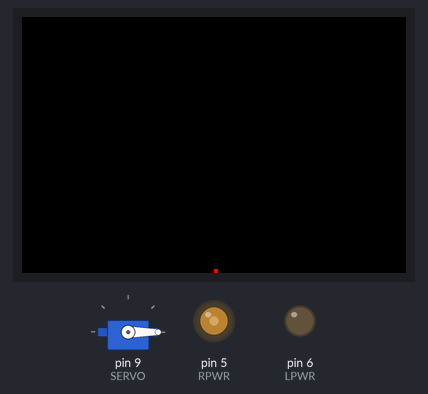
Bench run of a sketch on a simulated Arduino Uno, built for the host (arithmetic inside an expression is 32-bit, double 64-bit). Shown: 96×64 colour display, servo, output pins drawn as LEDs (lit = HIGH).

Above: at 0.2 s.
Timing chart, 0 to 1.7 s (numbered marks = the images above):
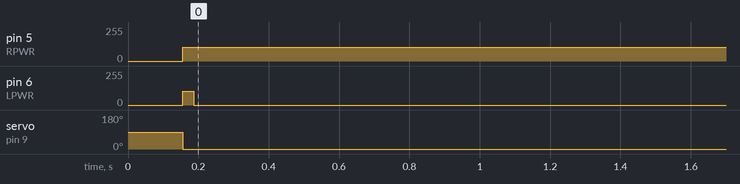

The sketch:

robot_with_ping_and_servo.ino
```cpp
/*
Author: Haley Fogelson
Date: December 24, 2017
Class: Robotics

*/

#include <Servo.h>
#include <Ping.h>
#include <Adafruit_GFX.h>
#include <Adafruit_SSD1331.h>
#include <SPI.h>

#define sclk 13
#define rst  12
#define mosi 11
#define cs   10
#define dc    8

// Color definitions
#define BLACK           0x0000
#define BLUE            0x001F
#define RED             0xF800
#define GREEN           0x07E0
#define CYAN            0x07FF
#define MAGENTA         0xF81F
#define YELLOW          0xFFE0
#define WHITE           0xFFFF
// 0.. r,b ..31, 0.. g ..63
#define color(r,g,b)    ((r << 11) | (g << 5) | b)

Adafruit_SSD1331 display = Adafruit_SSD1331(cs, dc, mosi, sclk, rst);

#define SERVO 9
Servo sweep;

#define LDIR  7
#define LPWR  6
#define RPWR  5
#define RDIR  4

#define PING  3
Ping ping(PING);

#define MAXCM 50.0
#define PIXELSPERCMX (display.width()/(MAXCM*2))
#define PIXELSPERCMY (display.height()/MAXCM)

float lastDist[180];
void drawLine (float distance, int angle, boolean erase) {


  // draw a line from bottom middle at angle for distance
  //
  // distance is in CM... need to convert to pixels.
  // height in pixels represents 61 cm.

  if (erase)
    drawLine (lastDist[angle], angle, false);

  float x = (int)(cos(radians(angle)) * distance * PIXELSPERCMX) + display.width() / 2;
  float y = display.height() - (int)(sin(radians(angle)) * distance * PIXELSPERCMY);

  int dispColor = (distance < MAXCM ? (distance < MAXCM / 1.5 ? RED : YELLOW) : GREEN);
  display.drawLine(display.width() / 2, display.height() - 1, x, y, !erase ? BLACK : dispColor);

  if (erase) {
    lastDist[angle] = distance;
  }
}

void setup(void) {
  Serial.begin (115200);
  display.begin();
  display.fillScreen(BLACK);

  sweep.attach (SERVO);

}

void loop() {
  goStraight();
  static int angle = 0;
  static int dA = 4;
  sweep.write (angle);

  delay(30);
  ping.echo();
  drawLine (min (ping.getDistanceCm(), MAXCM), map(angle, 0, 180, 180, 0), true);

  angle += dA;
  if (angle < 0 || angle > 179) {
    angle -= dA;
    dA = -dA;
    angle += dA;
  }
  if(lastDist[90] < 10 || lastDist[92] < 10 || lastDist[88] < 10|| lastDist[91] < 10 || lastDist[89] < 10){
    boolean notFound = true;
    int i = 90;
    while(notFound){
      if(lastDist[i++]> 10){
        notFound = false;
        turnRight(i-90);
      }
    }
  }

  /*if ((lastDist[90] < 10 || lastDist[85] < 10 || lastDist[95] < 10)) {
    sweep.write (90);
    delay(90);
    ping.echo();
    while (ping.getDistanceCm() < 10) {
      if (lastDist[120] > 10)
          turnLeft();
      else {
        turnRight();
        }
      delay(10);
      ping.echo();
    }


  }
  */


}


void goStraight() {
  digitalWrite(RDIR, LOW);
  digitalWrite(LDIR, LOW);
  analogWrite(RPWR, 105);
  analogWrite( LPWR, 105);
}
void turnLeft(int deg) {
  digitalWrite(LDIR, LOW);
  analogWrite(RPWR, 0);
  analogWrite( LPWR, 105);
  delay(17 * deg);
  analogWrite( LPWR, 0);

}
void turnRight(int deg) {
  digitalWrite(RDIR, LOW);
  analogWrite(RPWR, 105);
  analogWrite( LPWR, 0);
  delay(17 * deg);
  analogWrite( RPWR, 0);

}
```

Measured:
- by itself, pin 5 (RPWR): 0/255 → 105/255 at 0.16 s
- by itself, pin 6 (LPWR): 0/255 → 105/255 at 0.16 s, → 0/255 0.03 s later
- by itself, servo on pin 9 (SERVO): 90° → 0° at 0.16 s
